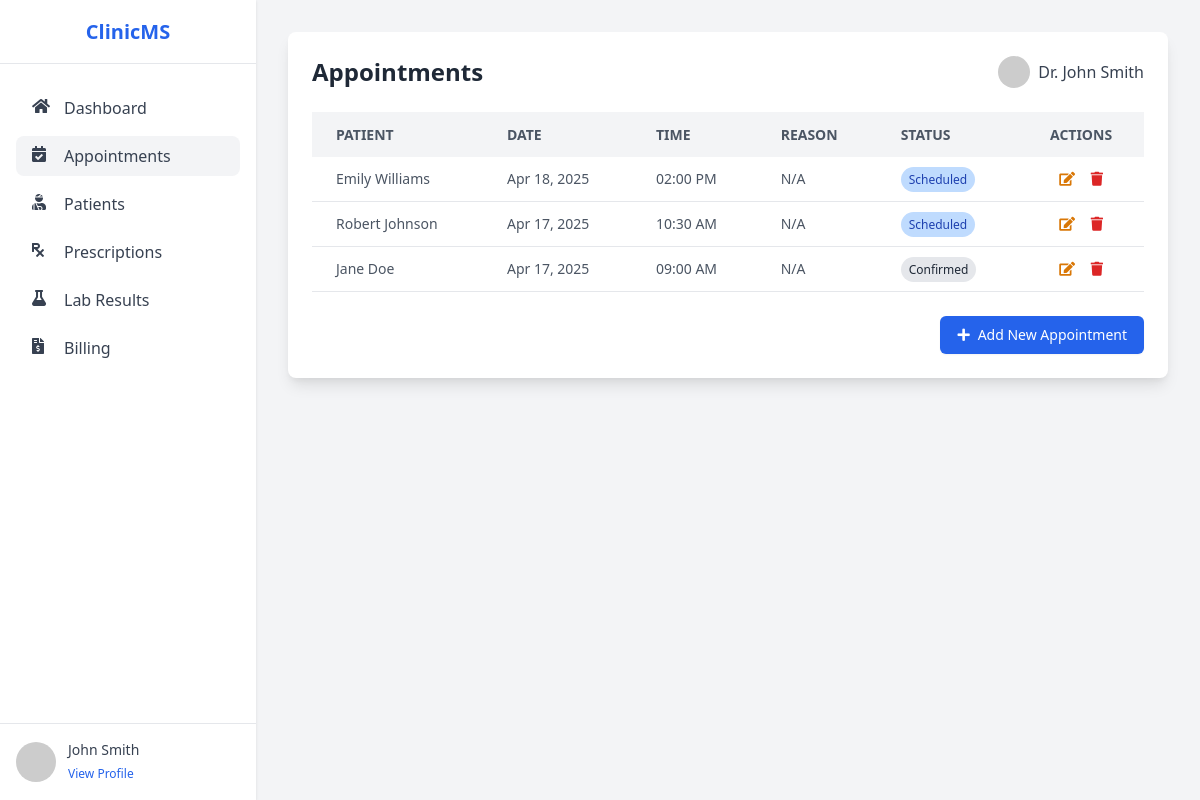
The page /appointments.php (signed in) on the database its author committed.
### tables this page shows
CREATE TABLE IF NOT EXISTS doctors (
    id INT AUTO_INCREMENT PRIMARY KEY,
    first_name VARCHAR(50) NOT NULL,
    last_name VARCHAR(50) NOT NULL,
    email VARCHAR(100) NOT NULL UNIQUE,
    password VARCHAR(255) NOT NULL,
    phone VARCHAR(20),
    specialization VARCHAR(100),
    created_at DATETIME DEFAULT CURRENT_TIMESTAMP
);

CREATE TABLE IF NOT EXISTS appointments (
    id INT AUTO_INCREMENT PRIMARY KEY,
    patient_id INT NOT NULL,
    doctor_id INT NOT NULL,
    appointment_date DATE NOT NULL,
    appointment_time TIME NOT NULL,
    type VARCHAR(100),
    status ENUM('Scheduled', 'Confirmed', 'Completed', 'Cancelled') DEFAULT 'Scheduled',
    notes TEXT,
    created_at DATETIME DEFAULT CURRENT_TIMESTAMP,
    FOREIGN KEY (patient_id) REFERENCES patients(id) ON DELETE CASCADE,
    FOREIGN KEY (doctor_id) REFERENCES doctors(id) ON DELETE CASCADE
);

CREATE TABLE IF NOT EXISTS patients (
    id INT AUTO_INCREMENT PRIMARY KEY,
    first_name VARCHAR(50) NOT NULL,
    last_name VARCHAR(50) NOT NULL,
    email VARCHAR(100),
    phone VARCHAR(20),
    date_of_birth DATE,
    gender ENUM('M', 'F', 'Other'),
    address TEXT,
    medical_history TEXT,
    status ENUM('Active', 'Inactive') DEFAULT 'Active',
    created_at DATETIME DEFAULT CURRENT_TIMESTAMP
);

### appointments.php (the view, shortened to what this page needs)
<?php
require_once 'config/database.php';
$doctor_id = $_SESSION['doctor_id'];
$stmt = $pdo->prepare("SELECT first_name, last_name FROM doctors WHERE id = ?");
$stmt->execute([$doctor_id]);
$doctor = $stmt->fetch();
$doctor_name = $doctor['first_name'] . ' ' . $doctor['last_name'];
try {
    $stmt = $pdo->prepare("
        SELECT a.*, p.first_name as patient_first_name, p.last_name as patient_last_name
        FROM appointments a
        JOIN patients p ON a.patient_id = p.id
        WHERE a.doctor_id = ?
        ORDER BY a.appointment_date DESC, a.appointment_time DESC
    ");
    $stmt->execute([$doctor_id]);
    $appointments = $stmt->fetchAll();
} catch (PDOException $e) {
    $error_message = 'An error occurred while fetching appointments.';
    $appointments = [];
}
?>
<!DOCTYPE html>
<html lang="en">
<head>
    <link href="https://cdn.jsdelivr.net/npm/tailwindcss@2.2.19/dist/tailwind.min.css" rel="stylesheet">
    <link rel="stylesheet" href="https://cdnjs.cloudflare.com/ajax/libs/font-awesome/5.15.4/css/all.min.css">
</head>
<body class="bg-gray-100">
    <div class="sidebar">
        <div class="flex flex-col h-full">
            <div class="flex items-center justify-center h-16 px-4 border-b">
                <h1 class="text-xl font-bold text-blue-600">ClinicMS</h1>
            </div>
            <nav class="flex-1 px-4 py-6 space-y-2">
                <a href="dashboard.php" class="flex items-center px-4 py-2 text-gray-700 hover:bg-gray-100 rounded-lg">
                    <i class="fas fa-home w-5 h-5 mr-3"></i>
                    Dashboard
                </a>
                <a href="appointments.php" class="flex items-center px-4 py-2 text-gray-700 bg-gray-100 rounded-lg">
                    <i class="fas fa-calendar-check w-5 h-5 mr-3"></i>
                    Appointments
                </a>
                <a href="patients.php" class="flex items-center px-4 py-2 text-gray-700 hover:bg-gray-100 rounded-lg">
                    <i class="fas fa-user-injured w-5 h-5 mr-3"></i>
                    Patients
                </a>
                <a href="prescriptions.php" class="flex items-center px-4 py-2 text-gray-700 hover:bg-gray-100 rounded-lg">
                    <i class="fas fa-prescription w-5 h-5 mr-3"></i>
                    Prescriptions
                </a>
                <a href="lab_results.php" class="flex items-center px-4 py-2 text-gray-700 hover:bg-gray-100 rounded-lg">
                    <i class="fas fa-flask w-5 h-5 mr-3"></i>
                    Lab Results
                </a>
                <a href="billing.php" class="flex items-center px-4 py-2 text-gray-700 hover:bg-gray-100 rounded-lg">
                    <i class="fas fa-file-invoice-dollar w-5 h-5 mr-3"></i>
                    Billing
                </a>
            </nav>
            <div class="p-4 border-t">
                <div class="flex items-center">
                    <div class="flex-shrink-0">
                        <img class="w-10 h-10 rounded-full" src="https://ui-avatars.com/api/?name=<?php echo urlencode($doctor_name); ?>&background=0D8ABC&color=fff" alt="Profile">
                    </div>
                    <div class="ml-3">
                        <p class="text-sm font-medium text-gray-700"><?php echo htmlspecialchars($doctor_name); ?></p>
                        <a href="profile.php" class="text-xs text-blue-600 hover:text-blue-800">View Profile</a>
                    </div>
                </div>
            </div>
        </div>
    </div>
    <div class="main-content p-8">
        <div class="bg-white rounded-lg shadow-lg p-6">
            <div class="flex justify-between items-center mb-6">
                <h1 class="text-2xl font-bold text-gray-800">Appointments</h1>
                <div class="flex items-center space-x-2">
                    <img src="https://ui-avatars.com/api/?name=<?= urlencode($doctor_name) ?>&background=0D8ABC&color=fff" alt="Profile" class="w-8 h-8 rounded-full">
                    <span class="text-gray-700">Dr. <?= htmlspecialchars($doctor_name) ?></span>
                </div>
            </div>
            <?php if (empty($appointments)): ?>
                <div class="text-center py-8">
                    <svg class="mx-auto h-12 w-12 text-gray-400" fill="none" stroke="currentColor" viewBox="0 0 24 24" xmlns="http://www.w3.org/2000/svg">
                        <path stroke-linecap="round" stroke-linejoin="round" stroke-width="2" d="M8 7V3m8 4V3m-9 8h10M5 21h14a2 2 0 002-2V7a2 2 0 00-2-2H5a2 2 0 00-2 2v12a2 2 0 002 2z"></path>
                    </svg>
                    <h3 class="mt-2 text-lg font-medium text-gray-900">No Appointments</h3>
                    <p class="mt-1 text-gray-500">There are no appointments scheduled at this time.</p>
                    <div class="mt-6">
                        <a href="add_appointment.php" class="inline-flex items-center px-4 py-2 border border-transparent text-sm font-medium rounded-md shadow-sm text-white bg-blue-600 hover:bg-blue-700 focus:outline-none focus:ring-2 focus:ring-offset-2 focus:ring-blue-500">
                            <i class="fas fa-plus mr-2"></i> Add New Appointment
                        </a>
                    </div>
                </div>
            <?php else: ?>
                <div class="overflow-x-auto">
                    <table class="min-w-full bg-white">
                        <thead>
                            <tr class="bg-gray-100 text-gray-600 uppercase text-sm leading-normal">
                                <th class="py-3 px-6 text-left">Patient</th>
                                <th class="py-3 px-6 text-left">Date</th>
                                <th class="py-3 px-6 text-left">Time</th>
                                <th class="py-3 px-6 text-left">Reason</th>
                                <th class="py-3 px-6 text-left">Status</th>
                                <th class="py-3 px-6 text-center">Actions</th>
                            </tr>
                        </thead>
                        <tbody class="text-gray-600 text-sm">
                            <?php foreach ($appointments as $appointment): ?>
                                <tr class="border-b border-gray-200 hover:bg-gray-100">
                                    <td class="py-3 px-6">
                                        <?= htmlspecialchars($appointment['patient_first_name'] . ' ' . $appointment['patient_last_name']) ?>
                                    </td>
                                    <td class="py-3 px-6">
                                        <?= isset($appointment['appointment_date']) ? date('M d, Y', strtotime($appointment['appointment_date'])) : 'N/A' ?>
                                    </td>
                                    <td class="py-3 px-6">
                                        <?= isset($appointment['appointment_time']) ? date('h:i A', strtotime($appointment['appointment_time'])) : 'N/A' ?>
                                    </td>
                                    <td class="py-3 px-6">
                                        <?= htmlspecialchars($appointment['reason'] ?? 'N/A') ?>
                                    </td>
                                    <td class="py-3 px-6">
                                        <span class="px-2 py-1 rounded-full text-xs
                                            <?php
                                            switch($appointment['status'] ?? '') {
                                                case 'Scheduled':
                                                    echo 'bg-blue-200 text-blue-800';
                                                    break;
                                                default:
                                                    echo 'bg-gray-200 text-gray-800';
                                            }
                                            ?>">
                                            <?= htmlspecialchars($appointment['status'] ?? 'Unknown') ?>
                                        </span>
                                    </td>
                                    <td class="py-3 px-6 text-center">
                                        <a href="edit_appointment.php?id=<?= $appointment['id'] ?>" class="text-yellow-600 hover:text-yellow-900 mr-3">
                                            <i class="fas fa-edit"></i>
                                        </a>
                                        <a href="delete_appointment.php?id=<?= $appointment['id'] ?>" class="text-red-600 hover:text-red-900" onclick="return confirm('Are you sure you want to delete this appointment? This action cannot be undone.')">
                                            <i class="fas fa-trash"></i>
                                        </a>
                                    </td>
                                </tr>
                            <?php endforeach; ?>
                        </tbody>
                    </table>
                </div>
                <div class="mt-6 flex justify-end">
                    <a href="add_appointment.php" class="inline-flex items-center px-4 py-2 border border-transparent text-sm font-medium rounded-md shadow-sm text-white bg-blue-600 hover:bg-blue-700 focus:outline-none focus:ring-2 focus:ring-offset-2 focus:ring-blue-500">
                        <i class="fas fa-plus mr-2"></i> Add New Appointment
                    </a>
                </div>
            <?php endif; ?>
        </div>
    </div>
</body>
</html>

### appointments.php (style rules this page uses)
.sidebar { position: fixed; top: 0; left: 0; width: 16rem; height: 100vh; background-color: white; box-shadow: 0 1px 3px 0 rgba(0, 0, 0, 0.1); z-index: 10; }
.main-content { margin-left: 16rem; min-height: 100vh; }

### rows shown on the page
doctors: doctor_name "John Smith"
appointments: patient.last_name "Emily Williams", appointment_date "Apr 18, 2025", appointment_time "02:00 PM", reason "N/A", status "Scheduled"
appointments: patient.last_name "Robert Johnson", appointment_date "Apr 17, 2025", appointment_time "10:30 AM", reason "N/A", status "Scheduled"
appointments: patient.last_name "Jane Doe", appointment_date "Apr 17, 2025", appointment_time "09:00 AM", reason "N/A", status "Confirmed"
